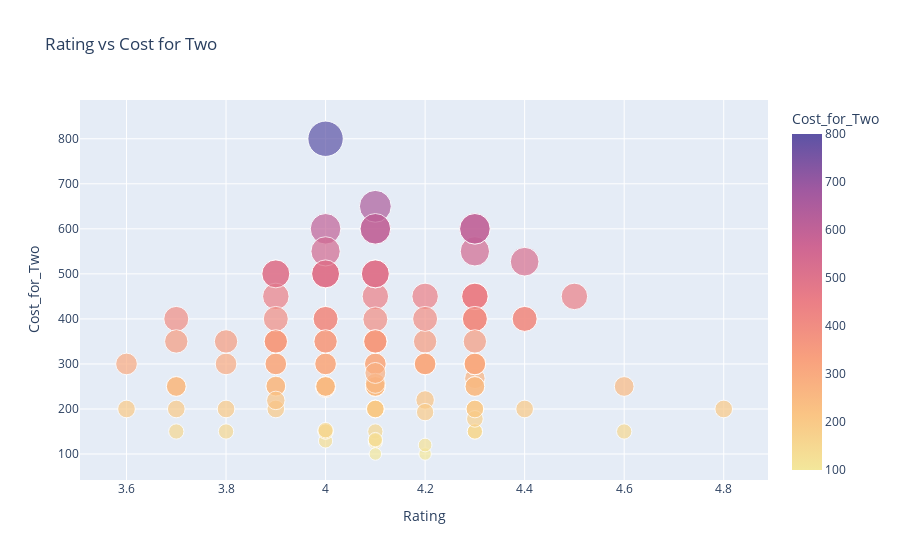

This figure's notebook cell:
### Markdown cell above
#### Rating vs Cost_for_Two

### Code cell
fig = px.scatter(df,x='Rating',y='Cost_for_Two',
                 color='Cost_for_Two',size='Cost_for_Two', title='Rating vs Cost for Two',
                 color_continuous_scale="sunset", 
                 size_max=25)
fig.show()

### Figure 1 — Plotly figure (JSON) as saved in the notebook; plotly's stock layout.template omitted (floating-point values rounded to 4 significant figures)
{"data": [{"hovertemplate": "Rating=%{x}<br>Cost_for_Two=%{marker.color}<extra></extra>", "legendgroup": "", "marker": {"color": [150, 400, 126, 400, 450, 350, 200, 500, 350, 150, 500, 247, 550, 450, 450, 150, 200, 200, 300, 350, 300, 129, 400, 300, 150, 250, 250, 350, 350, 500, 200, 300, 150, 268, 600, 450, 600, 300, 250, 300, 300, 450, 250, 250, 200, 250, 600, 350, 527, 300, 250, 150, 350, 130, 257, 200, 400, 300, 400, 200, 280, 250, 399, 400, 150, 250, 220, 300, 300, 250, 400, 200, 600, 800, 300, 350, 300, 300, 200, 100, 450, 350, 150, 250, 400, 450, 500, 350, 178, 100, 400, 250, 500, 500, 250, 120, 250, 251, 650, 132, 200, 350, 300, 350, 300, 350, 550, 350, 153, 500, 200, 500, 219, 600, 193, 200, 400], "coloraxis": "coloraxis", "size": [150, 400, 126, 400, 450, 350, 200, 500, 350, 150, 500, 247, 550, 450, 450, 150, 200, 200, 300, 350, 300, 129, 400, 300, 150, 250, 250, 350, 350, 500, 200, 300, 150, 268, 600, 450, 600, 300, 250, 300, 300, 450, 250, 250, 200, 250, 600, 350, 527, 300, 250, 150, 350, 130, 257, 200, 400, 300, 400, 200, 280, 250, 399, 400, 150, 250, 220, 300, 300, 250, 400, 200, 600, 800, 300, 350, 300, 300, 200, 100, 450, 350, 150, 250, 400, 450, 500, 350, 178, 100, 400, 250, 500, 500, 250, 120, 250, 251, 650, 132, 200, 350, 300, 350, 300, 350, 550, 350, 153, 500, 200, 500, 219, 600, 193, 200, 400], "sizemode": "area", "sizeref": 1.28, "symbol": "circle"}, "mode": "markers", "name": "", "orientation": "v", "showlegend": false, "type": "scatter", "x": [4.3, 4.4, 4.1, 4.4, 4.1, 4.2, 4.1, 3.9, 4.1, 3.8, 4.1, 4, 4.3, 4.3, 4.2, 4.1, 4.1, 3.7, 4.2, 4.1, 4.3, 4, 4, 4.1, 4.3, 4.1, 4.1, 4.1, 3.9, 4, 3.9, 4.2, 4, 4.3, 4.3, 3.9, 4.1, 3.8, 4.1, 4.3, 4.3, 4.3, 4.1, 4.3, 4.1, 3.7, 4, 4, 4.4, 4.1, 3.7, 4, 3.9, 4.1, 4.1, 4.1, 4.3, 4, 4, 4.3, 4.1, 3.9, 4.1, 4.3, 3.7, 4, 4.2, 3.9, 3.9, 4, 3.9, 3.6, 4.3, 4, 4.3, 3.8, 4.2, 4.3, 4.8, 4.2, 4.5, 4.1, 4.6, 4, 3.7, 4.3, 4, 4.1, 4.3, 4.1, 4.3, 4.3, 4.1, 4.1, 4.6, 4.2, 4, 3.9, 4.1, 4.1, 3.8, 3.9, 3.6, 3.7, 4, 4, 4, 4.3, 4, 4, 4.4, 3.9, 3.9, 4.1, 4.2, 4.3, 4.2], "xaxis": "x", "y": [150, 400, 126, 400, 450, 350, 200, 500, 350, 150, 500, 247, 550, 450, 450, 150, 200, 200, 300, 350, 300, 129, 400, 300, 150, 250, 250, 350, 350, 500, 200, 300, 150, 268, 600, 450, 600, 300, 250, 300, 300, 450, 250, 250, 200, 250, 600, 350, 527, 300, 250, 150, 350, 130, 257, 200, 400, 300, 400, 200, 280, 250, 399, 400, 150, 250, 220, 300, 300, 250, 400, 200, 600, 800, 300, 350, 300, 300, 200, 100, 450, 350, 150, 250, 400, 450, 500, 350, 178, 100, 400, 250, 500, 500, 250, 120, 250, 251, 650, 132, 200, 350, 300, 350, 300, 350, 550, 350, 153, 500, 200, 500, 219, 600, 193, 200, 400], "yaxis": "y"}], "layout": {"coloraxis": {"colorbar": {"title": {"text": "Cost_for_Two"}}, "colorscale": [[0, "rgb(243, 231, 155)"], [0.1667, "rgb(250, 196, 132)"], [0.3333, "rgb(248, 160, 126)"], [0.5, "rgb(235, 127, 134)"], [0.6667, "rgb(206, 102, 147)"], [0.8333, "rgb(160, 89, 160)"], [1, "rgb(92, 83, 165)"]]}, "legend": {"itemsizing": "constant", "tracegroupgap": 0}, "title": {"text": "Rating vs Cost for Two"}, "xaxis": {"anchor": "y", "domain": [0, 1], "title": {"text": "Rating"}}, "yaxis": {"anchor": "x", "domain": [0, 1], "title": {"text": "Cost_for_Two"}}}}
